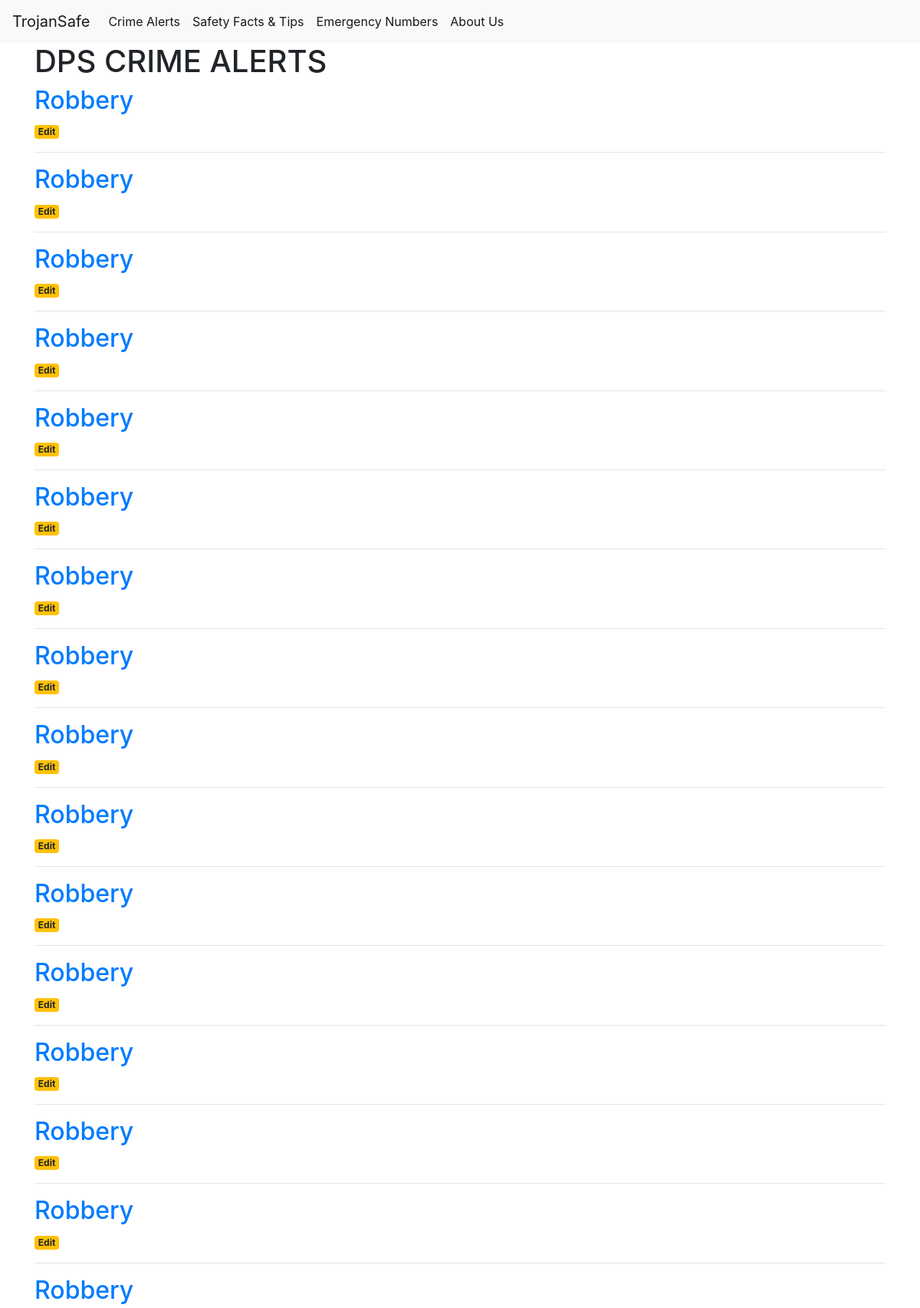
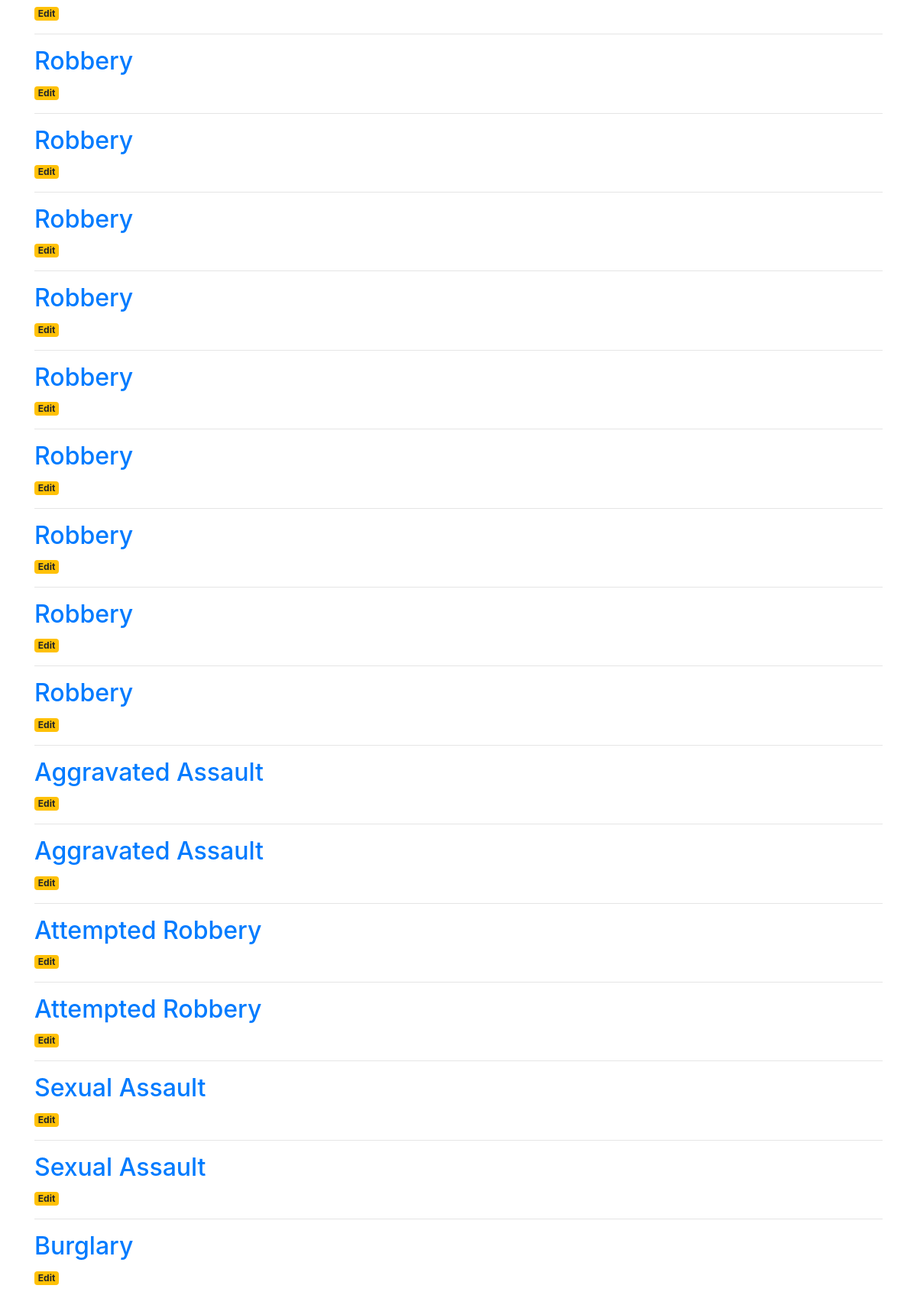
Screenshot of /alerts (upper part) with the database file from the repository (2 pictures, top to bottom).
### tables this page shows
CREATE TABLE crime_data (
    crime_id INTEGER PRIMARY KEY AUTOINCREMENT,
    crime_title TEXT NOT NULL,
    crime_alert_date TEXT NOT NULL,
    crime_location TEXT NOT NULL,
    crime_timeStamp TEXT NOT NULL,
    crime_lat TEXT,
    crime_long TEXT,
    crime_url TEXT NOT NULL
);

### Tutorial.py (the view)
@app.route("/alerts")
def alerts():
    conn = get_db_connection()
    crimes = conn.execute('SELECT * from crime_data').fetchall()
    conn.close()
    return render_template("alerts.html", crimes = crimes)

### Tutorial.py (called while the page is built)
def get_db_connection():
    conn = sqlite3.connect('database.db')
    conn.row_factory = sqlite3.Row
    return conn

### templates/alerts.html (shortened to what this page needs)
{% extends "base.html" %}
{% block content%}
<h1>DPS CRIME ALERTS </h1>
    {% for crime in crimes %}
        <a href="{{ url_for('create', crime_id=crime['crime_id']) }}">
            <h2>{{ crime['crime_title'] }}</h2>
        </a>
        <a href="{{ url_for('edit', id=crime['crime_id']) }}">
            <span class="badge badge-warning">Edit</span>
        </a>
        <hr>
    {% endfor %}
{% endblock %}

### templates/base.html (shortened to what this page needs)
<!doctype html>
<html lang="en">
  <head>
    <link rel="stylesheet" href="https://stackpath.bootstrapcdn.com/bootstrap/4.3.1/css/bootstrap.min.css">
  </head>
  <body>
    <nav class="navbar navbar-expand-md navbar-light bg-light">
        <a class="navbar-brand" href="{{ url_for('index')}}">TrojanSafe</a>
        <div class="collapse navbar-collapse" id="navbarNav">
            <ul class="navbar-nav">
              <li class="nav-item active">
                  <a class="nav-link" href="{{url_for('alerts')}}">Crime Alerts</a>
              </li>
              <li class="nav-item active">
                <a class="nav-link" href="{{ url_for('tips')}}">Safety Facts & Tips</a>
              </li>
              <li class="nav-item active">
                <a class="nav-link" href="{{ url_for('contacts')}}">Emergency Numbers</a>
              </li>
              <li class="nav-item active">
                <a class="nav-link" href="{{url_for('aboutus')}}">About Us</a>
              </li>
            </ul>
        </div>
    </nav>
    <div class="container">
        {% block content %} {% endblock %}
    </div>
  </body>
</html>

### rows the page displays
crime_data: crime_title "Robbery"
crime_data: crime_title "Robbery"
crime_data: crime_title "Robbery"
crime_data: crime_title "Robbery"
crime_data: crime_title "Robbery"
crime_data: crime_title "Robbery"
crime_data: crime_title "Robbery"
crime_data: crime_title "Robbery"
crime_data: crime_title "Robbery"
crime_data: crime_title "Robbery"
crime_data: crime_title "Robbery"
crime_data: crime_title "Robbery"
crime_data: crime_title "Robbery"
crime_data: crime_title "Robbery"
crime_data: crime_title "Robbery"
crime_data: crime_title "Robbery"
crime_data: crime_title "Robbery"
crime_data: crime_title "Robbery"
crime_data: crime_title "Robbery"
crime_data: crime_title "Robbery"
crime_data: crime_title "Robbery"
crime_data: crime_title "Robbery"
crime_data: crime_title "Robbery"
crime_data: crime_title "Robbery"
crime_data: crime_title "Robbery"
crime_data: crime_title "Aggravated Assault"
crime_data: crime_title "Aggravated Assault"
crime_data: crime_title "Attempted Robbery"
crime_data: crime_title "Attempted Robbery"
crime_data: crime_title "Sexual Assault"
crime_data: crime_title "Sexual Assault"
crime_data: crime_title "Burglary"
